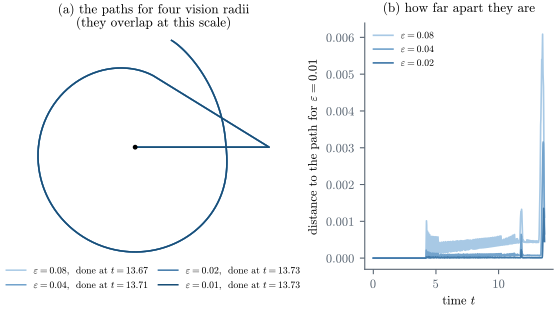

Here is the Python script that generated this plot:
"""Figure: the paths of the proof for shrinking vision radius eps (v = 0.1).  They converge as eps -> 0, and the
finishing time stays bounded.  Output: fig_limit.pdf"""
import numpy as np
import snitchsim as s

plt = s.style()
v = 0.1
epss = [0.08, 0.04, 0.02, 0.01]
cols = [(0.66, 0.79, 0.90), (0.45, 0.64, 0.80), (0.25, 0.47, 0.66), s.PRIMARY]
fig, axs = plt.subplots(1, 2, figsize=(6.8, 3.2), gridspec_kw=dict(width_ratios=[1.35, 1]))
ax = axs[0]
res = []
for eps, c in zip(epss, cols):
    n = int(round(60 / eps))
    o = s.simulate(v=v, eps=eps, n=n, dt=eps / 4)
    tr = o["trail"]
    ax.plot(tr[:, 1], tr[:, 2], color=c, lw=1.1, label=f"$\\varepsilon = {eps:g}$,  done at $t = {o['t_stop']:.2f}$")
    res.append((eps, o["t_stop"], tr))
    print(eps, o["t_stop"])
ax.plot(0, 0, "o", color="black", ms=2.5)
ax.set_aspect("equal")
ax.axis("off")
ax.legend(loc="upper center", frameon=False, fontsize=7, bbox_to_anchor=(0.5, 0.02), ncol=2, columnspacing=1.0)
ax.set_title("(a) the paths for four vision radii\n(they overlap at this scale)", pad=2)

# (b) distance between consecutive paths as functions of time
ax = axs[1]
tt = np.linspace(0, min(r[1] for r in res), 800)
def interp(tr, tq):
    return np.stack([np.interp(tq, tr[:, 0], tr[:, 1]), np.interp(tq, tr[:, 0], tr[:, 2])], 1)
ref = interp(res[-1][2], tt)
for (eps, ts, tr), c in zip(res[:-1], cols[:-1]):
    dd = np.hypot(*(interp(tr, tt) - ref).T)
    ax.plot(tt, dd, color=c, lw=1.2, label=f"$\\varepsilon = {eps:g}$")
ax.set_xlabel("time $t$")
ax.set_ylabel("distance to the path for $\\varepsilon = 0.01$")
ax.legend(frameon=False, fontsize=7)
for sp in ["top", "right"]:
    ax.spines[sp].set_visible(False)
ax.set_title("(b) how far apart they are", pad=8)
fig.subplots_adjust(wspace=0.38)
fig.savefig("fig_limit.pdf")
